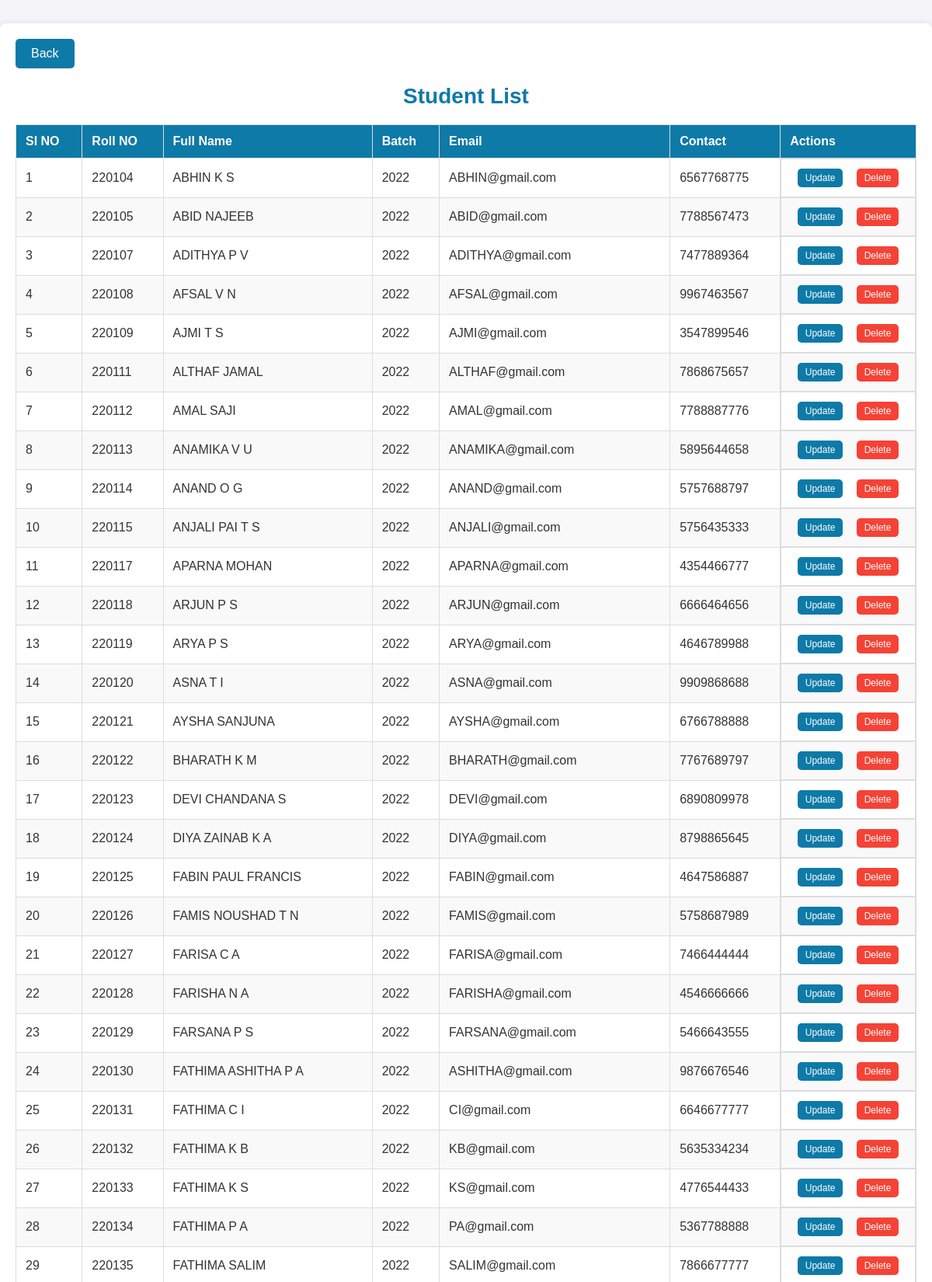
Screenshot of /admin-dashboard/viewStudents.php?id=6 (upper part) with the database file from the repository.
### tables this page shows
CREATE TABLE `students` (
  `STUDENT_ID` int(11) NOT NULL,
  `USER_ID` int(11) NOT NULL,
  `NAMEE` varchar(100) NOT NULL,
  `CLASS_NAME` varchar(100) NOT NULL,
  `PARENT_CONTACT` varchar(100) NOT NULL,
  `BATCH_ID` int(11) NOT NULL
);

CREATE TABLE `users` (
  `USER_ID` int(11) NOT NULL,
  `USER_NAME` varchar(100) NOT NULL,
  `PASSWORDD` varchar(100) NOT NULL,
  `EMAIL` varchar(100) NOT NULL,
  `ROLEE` enum('ADMIN','TEACHERS','STUDENTS') NOT NULL,
  `STATUSS` enum('ACTIVE','INACTIVE') NOT NULL DEFAULT 'ACTIVE'
);

CREATE TABLE `batches` (
  `BATCH_ID` int(11) NOT NULL,
  `BATCH` varchar(200) NOT NULL,
  `YEARR` int(11) NOT NULL,
  `CLASS` varchar(100) NOT NULL,
  `SEMESTER_1` int(11) NOT NULL DEFAULT 0,
  `SEMESTER_2` int(11) NOT NULL DEFAULT 0,
  `SEMESTER_3` int(11) NOT NULL DEFAULT 0,
  `SEMESTER_4` int(11) NOT NULL DEFAULT 0,
  `SEMESTER_5` int(11) NOT NULL DEFAULT 0,
  `SEMESTER_6` int(11) NOT NULL DEFAULT 0,
  `SEMESTER_7` int(11) NOT NULL DEFAULT 0,
  `SEMESTER_8` int(11) NOT NULL DEFAULT 0
);

### admin-dashboard/viewStudents.php (the view, shortened to what this page needs)
<?php
    if($_SERVER['REQUEST_METHOD']=='GET'){
        $dbcon=mysqli_connect("localhost","root","","AMS");
        $BATCH_ID=$_GET['id'];
        $sql="SELECT * FROM batches WHERE BATCH_ID='$BATCH_ID'";
        $batch=mysqli_query($dbcon,$sql);
        if($batch){
            $batch_row=mysqli_fetch_array($batch);
        }
    }
?>
<!DOCTYPE html>
<html lang="en">
<head>
</head>
<body>
    <div class="container">
        <div class="back-button-container">
            <?php
                echo "<a href='adminDashboard.php?tab=manage-students' class='back-button'>Back</a>";
            ?>
        </div>
        <h1>Student List</h1>
        <table>
            <thead>
                <tr>
                    <th>SI NO</th>
                    <th>Roll NO</th>
                    <th>Full Name</th>
                    <th>Batch</th>
                    <th>Email</th>
                    <th>Contact</th>
                    <th>Actions</th>
                </tr>
            </thead>
            <tbody>
                <?php
                    $sql="SELECT * FROM students WHERE BATCH_ID='$BATCH_ID' order by NAMEE";
                    $data3=mysqli_query($dbcon,$sql);
                    if($data3){
                        $student_count=mysqli_num_rows($data3);
                        for($j=0,$i=1;$j<$student_count;$j++){
                            $student=mysqli_fetch_array($data3);
                            $key=$student['USER_ID'];
                            $sql="SELECT * FROM users WHERE USER_ID='$student[USER_ID]'";
                            $data4=mysqli_query($dbcon,$sql);
                            $user=mysqli_fetch_array($data4);
                            if($user['STATUSS']=='INACTIVE'){
                                continue;
                            }
                                echo"  <tr>
                                        <td>".$i++."</td>
                                        <td>".$user['USER_NAME']."</td>
                                        <td>".$student['NAMEE']."</td>
                                        <td>".$batch_row['YEARR']."</td>
                                        <td>".$user['EMAIL']."</td>
                                        <td>".$student['PARENT_CONTACT']."</td>
                                        <td class='action-btn'><a href='update_student.php?id=".$key."&tab=manage-students' class='update-btn'>Update</a>
                                                                <a href='delete.php?id=".$key."&rolee=student&tab=manage-students' class='delete-btn' onclick='return confirmDelete()'>Delete</a>
                                        </td>
                                    </tr>";
                        }
                    }
                ?>
            </tbody>
        </table>
    </div>
</body>
</html>

### admin-dashboard/viewStudents.php (style rules this page uses)
body { font-family: 'Arial', sans-serif; margin: 0; padding: 0; background-color: #f4f4f9; color: #333; }
.container { max-width: 1200px; margin: 30px auto; padding: 20px; background-color: #fff; box-shadow: 0 0 10px rgba(0, 0, 0, 0.1); border-radius: 8px; }
.container h1 { font-size: 28px; margin-bottom: 20px; color: #0d7aa7; text-align: center; }
table { width: 100%; border-collapse: collapse; margin-bottom: 20px; }
table, th, td { border: 1px solid #ddd; }
th, td { padding: 12px; text-align: left; }
th { background-color: #0d7aa7; color: white; }
tr:nth-child(even) { background-color: #f9f9f9; }
.back-button { background-color: #0d7aa7; color: white; padding: 10px 20px; border: none; border-radius: 5px; cursor: pointer; font-size: 16px; transition: background-color 0.3s; display: inline-block; text-decoration:none; }
.back-button-container { text-align: left; margin-bottom: 20px; }
.update-btn, .delete-btn, .accessAllow-btn, .accessDeny-btn { display: inline-block; padding: 5px 10px; background-color: #0d7aa7; color: white; text-align: center; text-decoration: none; border-radius: 5px; font-size: 12px; transition: background-color 0.3s ease; }
.delete-btn { background-color: #f44336; }
td.action-btn { display: flex; justify-content: space-around; }

### rows the page displays
students: USER_ID.USER_NAME "220104", NAMEE "ABHIN K S", BATCH_ID.YEARR "2022", USER_ID.EMAIL "ABHIN@gmail.com", PARENT_CONTACT "6567768775"
students: USER_ID.USER_NAME "220105", NAMEE "ABID NAJEEB", BATCH_ID.YEARR "2022", USER_ID.EMAIL "ABID@gmail.com", PARENT_CONTACT "7788567473"
students: USER_ID.USER_NAME "220107", NAMEE "ADITHYA P V", BATCH_ID.YEARR "2022", USER_ID.EMAIL "ADITHYA@gmail.com", PARENT_CONTACT "7477889364"
students: USER_ID.USER_NAME "220108", NAMEE "AFSAL V N", BATCH_ID.YEARR "2022", USER_ID.EMAIL "AFSAL@gmail.com", PARENT_CONTACT "9967463567"
students: USER_ID.USER_NAME "220109", NAMEE "AJMI T S", BATCH_ID.YEARR "2022", USER_ID.EMAIL "AJMI@gmail.com", PARENT_CONTACT "3547899546"
students: USER_ID.USER_NAME "220111", NAMEE "ALTHAF JAMAL", BATCH_ID.YEARR "2022", USER_ID.EMAIL "ALTHAF@gmail.com", PARENT_CONTACT "7868675657"
students: USER_ID.USER_NAME "220112", NAMEE "AMAL SAJI", BATCH_ID.YEARR "2022", USER_ID.EMAIL "AMAL@gmail.com", PARENT_CONTACT "7788887776"
students: USER_ID.USER_NAME "220113", NAMEE "ANAMIKA V U", BATCH_ID.YEARR "2022", USER_ID.EMAIL "ANAMIKA@gmail.com", PARENT_CONTACT "5895644658"
students: USER_ID.USER_NAME "220114", NAMEE "ANAND O G", BATCH_ID.YEARR "2022", USER_ID.EMAIL "ANAND@gmail.com", PARENT_CONTACT "5757688797"
students: USER_ID.USER_NAME "220115", NAMEE "ANJALI PAI T S", BATCH_ID.YEARR "2022", USER_ID.EMAIL "ANJALI@gmail.com", PARENT_CONTACT "5756435333"
students: USER_ID.USER_NAME "220117", NAMEE "APARNA MOHAN", BATCH_ID.YEARR "2022", USER_ID.EMAIL "APARNA@gmail.com", PARENT_CONTACT "4354466777"
students: USER_ID.USER_NAME "220118", NAMEE "ARJUN P S", BATCH_ID.YEARR "2022", USER_ID.EMAIL "ARJUN@gmail.com", PARENT_CONTACT "6666464656"
students: USER_ID.USER_NAME "220119", NAMEE "ARYA P S", BATCH_ID.YEARR "2022", USER_ID.EMAIL "ARYA@gmail.com", PARENT_CONTACT "4646789988"
students: USER_ID.USER_NAME "220120", NAMEE "ASNA T I", BATCH_ID.YEARR "2022", USER_ID.EMAIL "ASNA@gmail.com", PARENT_CONTACT "9909868688"
students: USER_ID.USER_NAME "220121", NAMEE "AYSHA SANJUNA", BATCH_ID.YEARR "2022", USER_ID.EMAIL "AYSHA@gmail.com", PARENT_CONTACT "6766788888"
students: USER_ID.USER_NAME "220122", NAMEE "BHARATH K M", BATCH_ID.YEARR "2022", USER_ID.EMAIL "BHARATH@gmail.com", PARENT_CONTACT "7767689797"
students: USER_ID.USER_NAME "220123", NAMEE "DEVI CHANDANA S", BATCH_ID.YEARR "2022", USER_ID.EMAIL "DEVI@gmail.com", PARENT_CONTACT "6890809978"
students: USER_ID.USER_NAME "220124", NAMEE "DIYA ZAINAB K A", BATCH_ID.YEARR "2022", USER_ID.EMAIL "DIYA@gmail.com", PARENT_CONTACT "8798865645"
students: USER_ID.USER_NAME "220125", NAMEE "FABIN PAUL FRANCIS", BATCH_ID.YEARR "2022", USER_ID.EMAIL "FABIN@gmail.com", PARENT_CONTACT "4647586887"
students: USER_ID.USER_NAME "220126", NAMEE "FAMIS NOUSHAD T N", BATCH_ID.YEARR "2022", USER_ID.EMAIL "FAMIS@gmail.com", PARENT_CONTACT "5758687989"
students: USER_ID.USER_NAME "220127", NAMEE "FARISA C A", BATCH_ID.YEARR "2022", USER_ID.EMAIL "FARISA@gmail.com", PARENT_CONTACT "7466444444"
students: USER_ID.USER_NAME "220128", NAMEE "FARISHA N A", BATCH_ID.YEARR "2022", USER_ID.EMAIL "FARISHA@gmail.com", PARENT_CONTACT "4546666666"
students: USER_ID.USER_NAME "220129", NAMEE "FARSANA P S", BATCH_ID.YEARR "2022", USER_ID.EMAIL "FARSANA@gmail.com", PARENT_CONTACT "5466643555"
students: USER_ID.USER_NAME "220130", NAMEE "FATHIMA ASHITHA P A", BATCH_ID.YEARR "2022", USER_ID.EMAIL "ASHITHA@gmail.com", PARENT_CONTACT "9876676546"
students: USER_ID.USER_NAME "220131", NAMEE "FATHIMA C I", BATCH_ID.YEARR "2022", USER_ID.EMAIL "CI@gmail.com", PARENT_CONTACT "6646677777"
students: USER_ID.USER_NAME "220132", NAMEE "FATHIMA K B", BATCH_ID.YEARR "2022", USER_ID.EMAIL "KB@gmail.com", PARENT_CONTACT "5635334234"
students: USER_ID.USER_NAME "220133", NAMEE "FATHIMA K S", BATCH_ID.YEARR "2022", USER_ID.EMAIL "KS@gmail.com", PARENT_CONTACT "4776544433"
students: USER_ID.USER_NAME "220134", NAMEE "FATHIMA P A", BATCH_ID.YEARR "2022", USER_ID.EMAIL "PA@gmail.com", PARENT_CONTACT "5367788888"
students: USER_ID.USER_NAME "220135", NAMEE "FATHIMA SALIM", BATCH_ID.YEARR "2022", USER_ID.EMAIL "SALIM@gmail.com", PARENT_CONTACT "7866677777"
